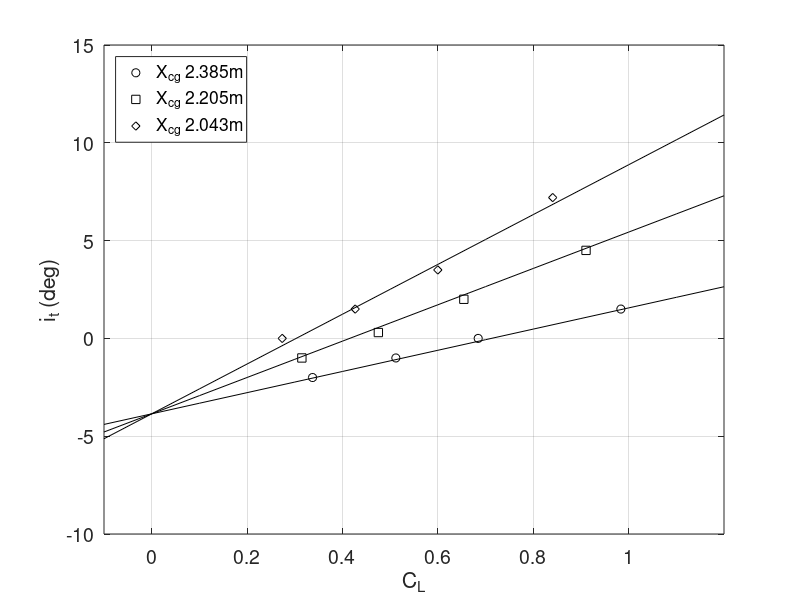
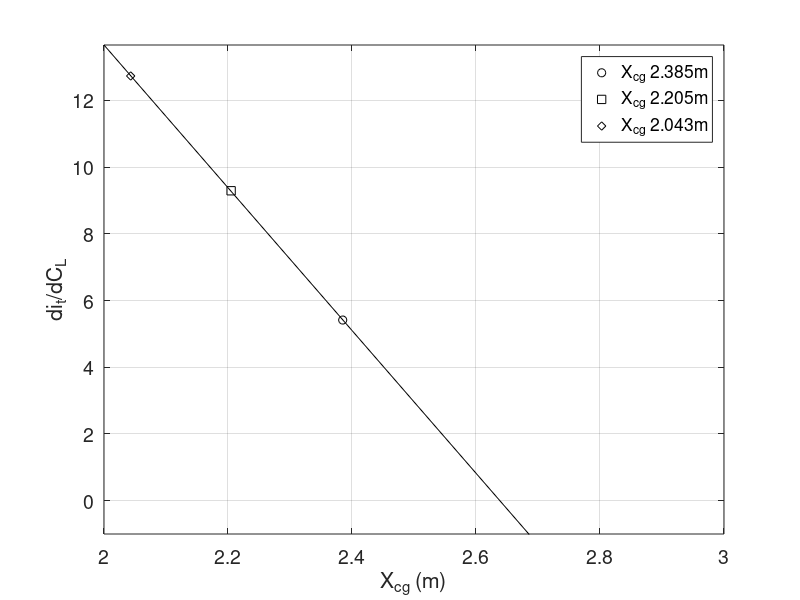

Write MATLAB code to recreate these figures, in order.
% clear all vars and plots
close all; clear all; clc;

% density takes value from appdx D using alt h = 1500m
% *** this gives CL values greater than 1 for some reason
%rho = 1.0581; % [kg/m^3] 
rho = 1.23; % [kg/m^3]  ** use normal sea level val to get good CLs
S = 16.21; % [m^2]
g = 9.81; % [m/s^2]
xvals = [-0.1:0.1:1.2]; % CL values for x-axis
% needed to extend this further to get x-intercept
xcgvals = [2.0:0.1:3.0]; % xcg values for x-axis

% values for the 3 CG locations
xcg = [2.385; 2.205; 2.043]; % [m]
it = [1.5 0 -1.0 -2.0; 4.5 2.0 0.3 -1.0; 7.2 3.5 1.5 0]; % [deg]
vel = [40.7 48.7 56.3 69.3; 39.8 46.9 55.0 67.5; 38.9 46.0 54.5 68.0]; % [m/s]
m = [1656 1650 1649 1646; 1466 1463 1461 1458; 1293 1290 1288 1286]; % [kg]

% calculate CLtrim
CL = (m.*g)./(0.5*rho.*vel.^2*S);

% plot it vs CL (see fig 2.18 in book)
ph(1) = plot(CL(1,:),it(1,:),'ko','DisplayName','X_{cg} 2.385m');
hold on; grid on;
ph(2) = plot(CL(2,:),it(2,:),'ks','DisplayName','X_{cg} 2.205m');
ph(3) = plot(CL(3,:),it(3,:),'kd','DisplayName','X_{cg} 2.043m');
ylabel('i_t (deg)');
xlabel('C_L');
xlim([min(xvals) max(xvals)]);

% calculate linear fits and plot
p(1,:) = polyfit(CL(1,:),it(1,:),1);
p(2,:) = polyfit(CL(2,:),it(2,:),1);
p(3,:) = polyfit(CL(3,:),it(3,:),1);

% average the y-intercepts and make them all the same
b = mean(p(:,2)) % display this to see the value
p(:,2) = b;

% plot the straight lines
plot(xvals,polyval(p(1,:),xvals),'k-');
plot(xvals,polyval(p(2,:),xvals),'k-');
plot(xvals,polyval(p(3,:),xvals),'k-');

% set some plot properties (need to do last)
set(gca,'FontSize',14);
legend(ph,'location','northwest');

% plot d(it)/d(CL), the slope, vs h (xcg/c) (see fig 2.21 in book)
% don't have a value for c (chord len), so just use xcg directly
p(4,:) = polyfit(xcg,p(:,1),1);

figure;
plot(xcgvals,polyval(p(4,:),xcgvals),'k-');
ylim([-1 inf]);
hold on; grid on;
ph2(1) = plot(xcg(1),p(1,1),'ko','DisplayName','X_{cg} 2.385m');
ph2(2) = plot(xcg(2),p(2,1),'ks','DisplayName','X_{cg} 2.205m');
ph2(3) = plot(xcg(3),p(3,1),'kd','DisplayName','X_{cg} 2.043m');
ylabel('di_t/dC_L');
xlabel('X_{cg} (m)');
set(gca,'FontSize',14);
legend(ph2,'location','northeast');

% x-intercept = -b/m (y-intercept / slope)
-p(4,2)/p(4,1) % display this to see the x-intercept
